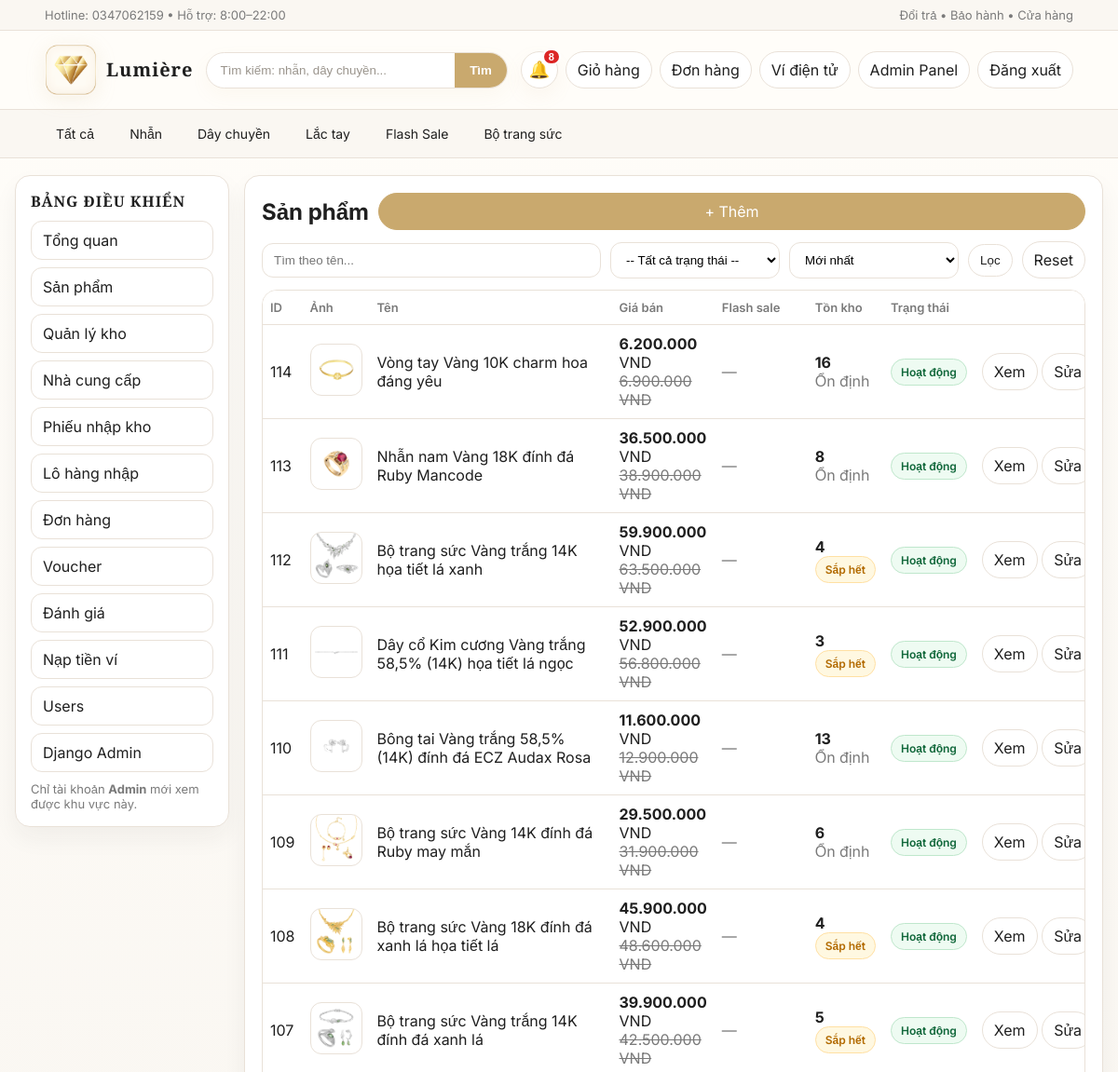
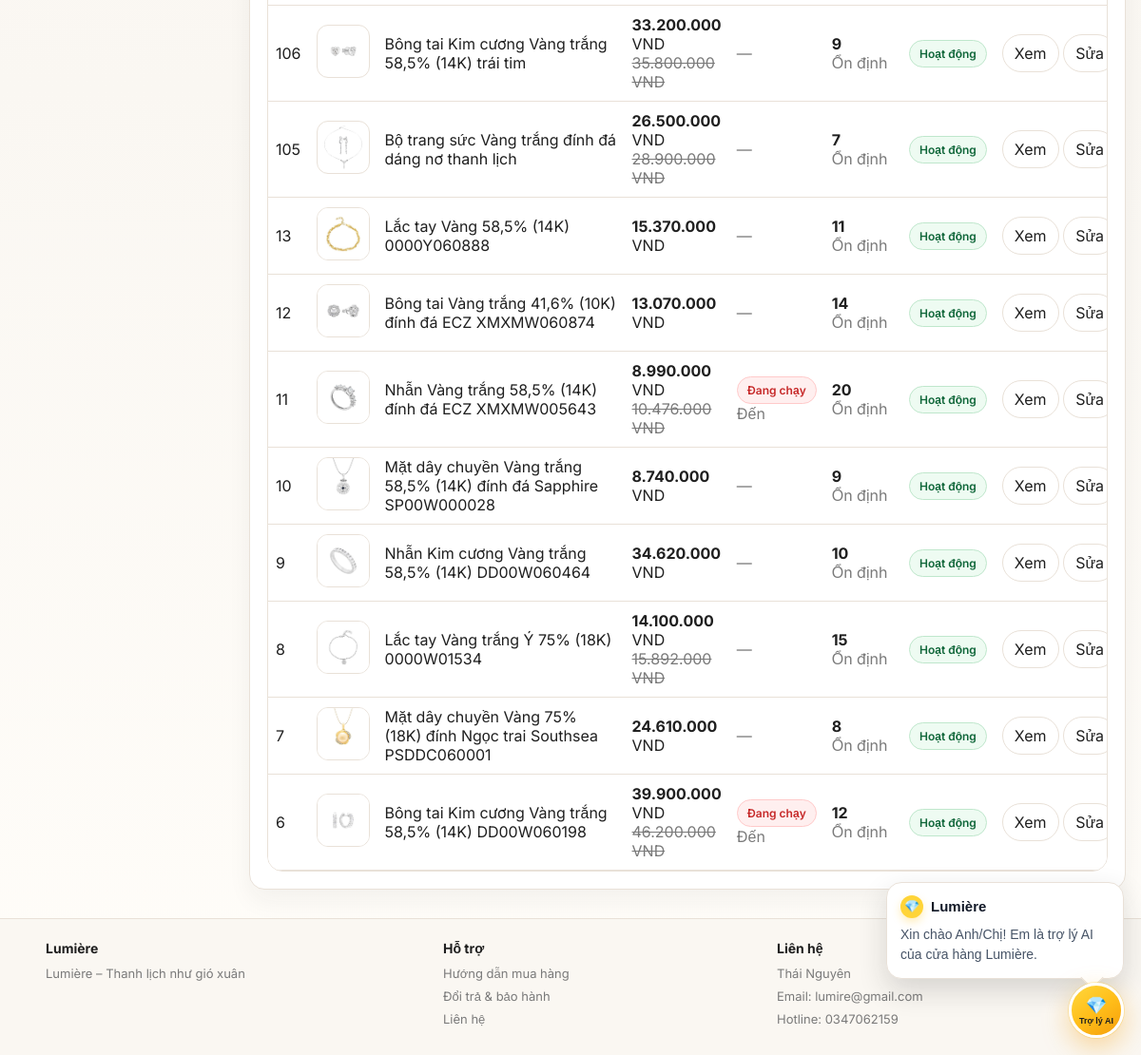
Before: /admin-panel/san-pham/ (signed in) with the older database file (2 pictures, top to bottom).
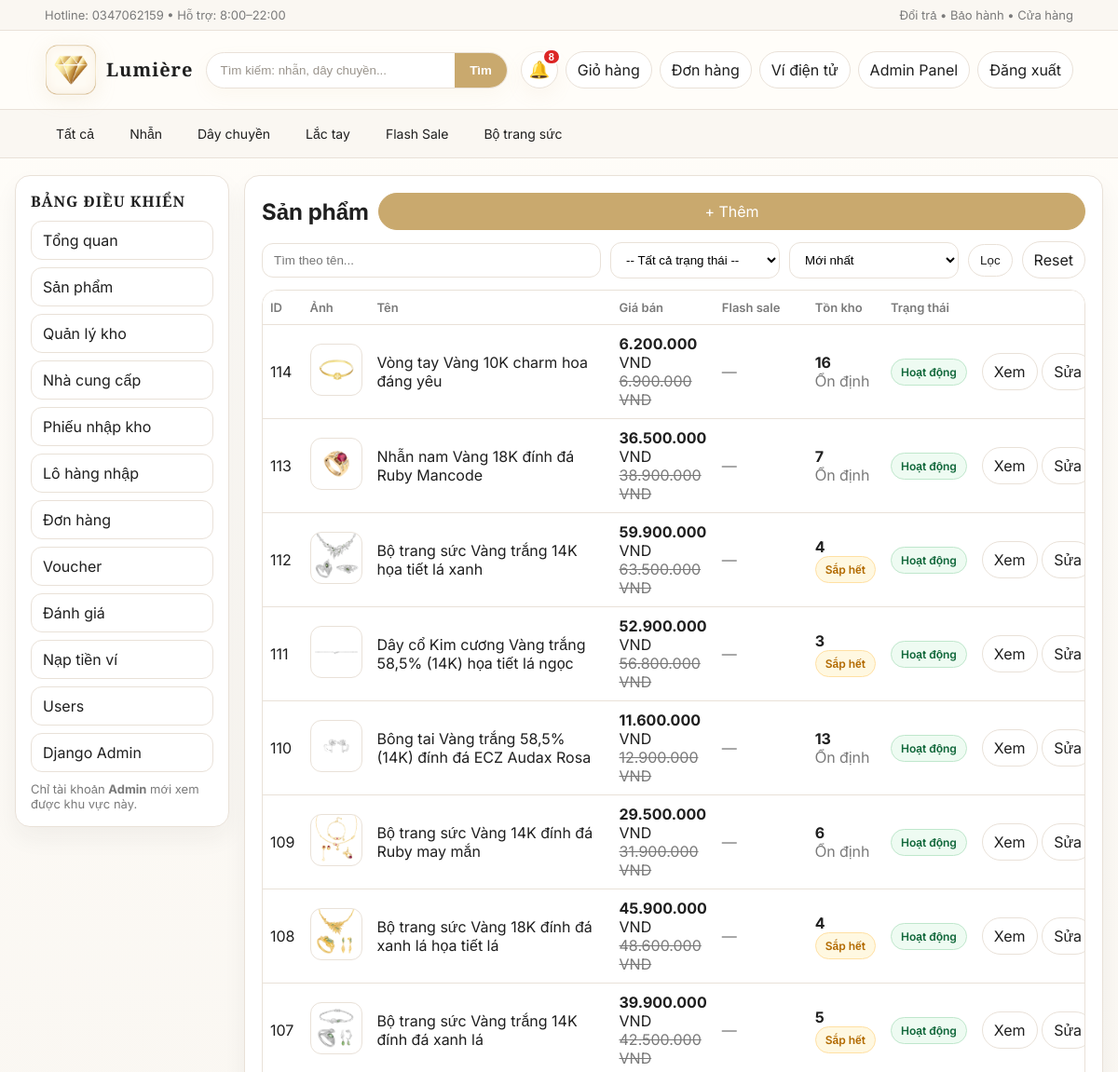
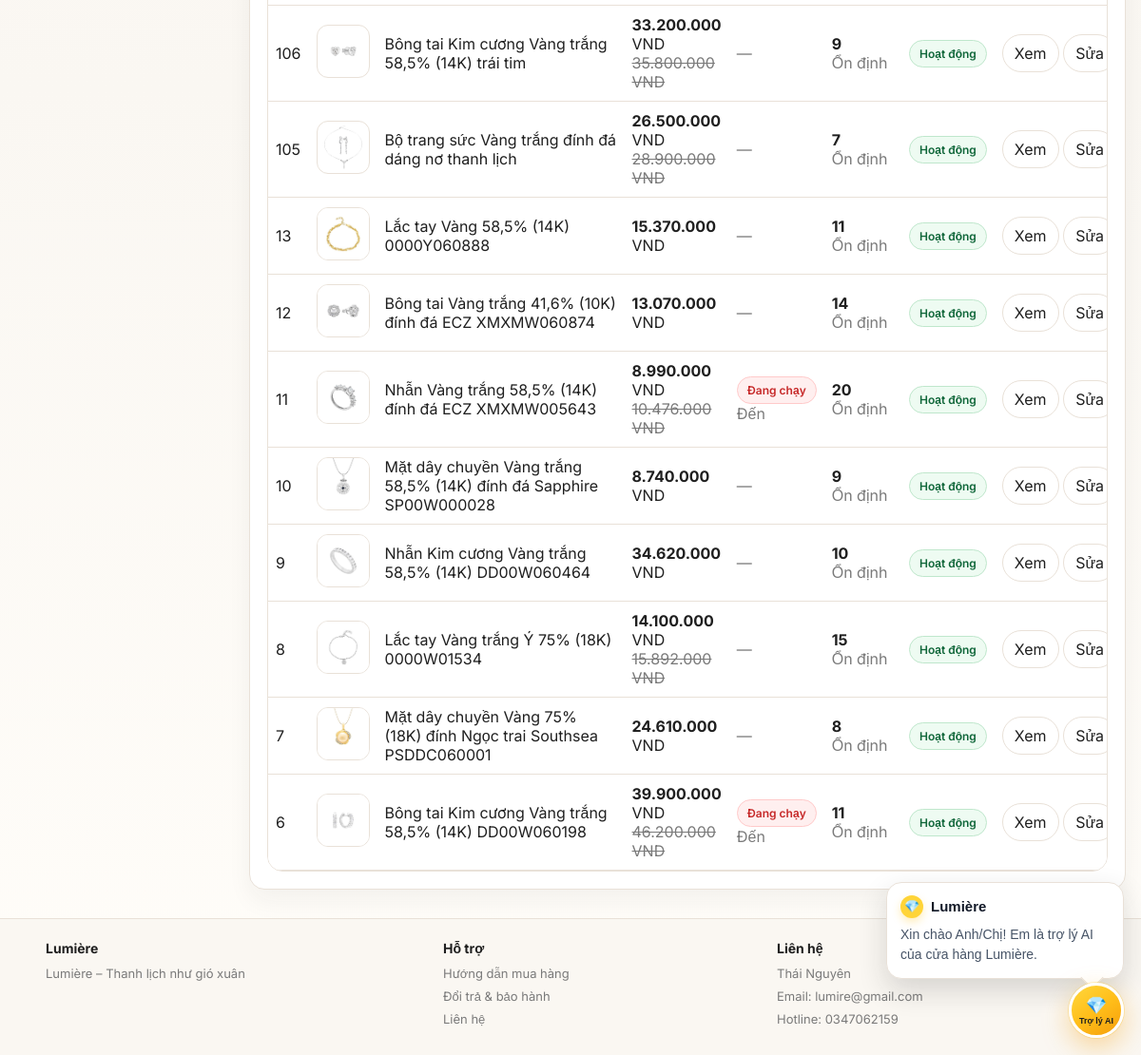
After: the same page with the newer database file (2 pictures, top to bottom).
### shop/models.py (models this page shows, shortened)
class SanPham(models.Model):
    TRANG_THAI = [
        ("active", "Hoạt động"),
        ("inactive", "Ngừng kinh doanh"),
    ]
    ten = models.CharField(max_length=100)
    gia = models.IntegerField(default=0)
    gia_khuyen_mai = models.IntegerField(blank=True, null=True)
    flash_sale_price = models.IntegerField(blank=True, null=True)
    flash_sale_start = models.DateTimeField(blank=True, null=True)
    flash_sale_end = models.DateTimeField(blank=True, null=True)
    anh = models.ImageField(upload_to="sanpham/", blank=True, null=True)
    search_tags = models.CharField(max_length=255, blank=True, default="")
    mo_ta = models.TextField(blank=True, default="")
    ton_kho = models.IntegerField(default=10)
    trang_thai = models.CharField(max_length=20, choices=TRANG_THAI, default="active")
    @property
    def dang_giam_gia(self) -> bool:
        return self.gia_khuyen_mai is not None and int(self.gia_khuyen_mai or 0) > 0 and int(self.gia_khuyen_mai) < int(self.gia or 0)
    @property
    def co_flash_sale_cai_dat(self) -> bool:
        return (
            self.flash_sale_price is not None
            and int(self.flash_sale_price or 0) > 0
            and int(self.flash_sale_price) < int(self.gia or 0)
        )
    @property
    def dang_flash_sale(self) -> bool:
        if not self.co_flash_sale_cai_dat:
            return False
        now = timezone.now()
        if self.flash_sale_start and now < self.flash_sale_start:
            return False
        if self.flash_sale_end and now > self.flash_sale_end:
            return False
        return True
    @property
    def sap_dien_ra_flash_sale(self) -> bool:
        return self.co_flash_sale_cai_dat and self.flash_sale_start is not None and timezone.now() < self.flash_sale_start
    @property
    def gia_hien_tai(self) -> int:
        if self.dang_flash_sale:
            return int(self.flash_sale_price)
        if self.dang_giam_gia:
            return int(self.gia_khuyen_mai)
        return int(self.gia or 0)

### shop/views.py (the view)
# urls.py: path("admin-panel/san-pham/", views.admin_sanpham_list, name="admin_sanpham_list"),
@admin_required
def admin_sanpham_list(request):
    q = request.GET.get("q", "").strip()
    trang_thai = request.GET.get("trang_thai", "").strip()
    sort = request.GET.get("sort", "newest").strip()
    if sort not in PRODUCT_SORTS:
        sort = "newest"
    ds = apply_product_filters(SanPham.objects.all(), q=q, status=trang_thai, sort=sort)
    return render(
        request,
        "admin_sanpham_list.html",
        {"ds": ds, "q": q, "trang_thai": trang_thai, "sort": sort, "sort_choices": PRODUCT_SORT_CHOICES, "trang_thai_choices": SanPham.TRANG_THAI},
    )

### shop/services.py (called while the page is built)
def apply_product_filters(queryset, *, q: str = "", status: str = "", sort: str = "newest"):
    if q:
        queryset = filter_products_accent_insensitive(queryset, q)
    if status in {code for code, _ in SanPham.TRANG_THAI}:
        queryset = queryset.filter(trang_thai=status)
    return queryset.order_by(*PRODUCT_SORTS.get(sort, PRODUCT_SORTS["newest"]))

### shop/templatetags/tien.py (called while the page is built)
@register.filter
def vnd(x):
    try:
        x = int(x)
        return f"{x:,}".replace(",", ".")
    except Exception:
        return x

### templates/admin_sanpham_list.html (shortened to what this page needs)
{% extends "admin_base.html" %}
{% load tien %}
{% block admin_content %}
  <div class="card" style="padding:18px;">
    <div class="row" style="justify-content:space-between;gap:10px;flex-wrap:wrap;">
      <h2 style="margin:0;">Sản phẩm</h2>
      <a class="btn primary" href="{% url 'admin_sanpham_create' %}">+ Thêm</a>
    </div>
    <form method="get" class="filter-bar" style="margin-top:12px;">
      <input class="input" name="q" value="{{ q }}" placeholder="Tìm theo tên...">
      <select class="input" name="trang_thai">
        <option value="">-- Tất cả trạng thái --</option>
      </select>
      <select class="input" name="sort">
        {% for value, label in sort_choices %}
          <option value="{{ value }}" {% if sort == value %}selected{% endif %}>{{ label }}</option>
        {% endfor %}
      </select>
      <button class="btn" type="submit">Lọc</button>
      <a class="btn" href="{% url 'admin_sanpham_list' %}">Reset</a>
    </form>
    <div class="table-wrap" style="margin-top:12px;">
      <table class="tbl">
        <thead>
          <tr>
            <th>ID</th>
            <th>Ảnh</th>
            <th>Tên</th>
            <th>Giá bán</th>
            <th>Flash sale</th>
            <th>Tồn kho</th>
            <th>Trạng thái</th>
            <th></th>
          </tr>
        </thead>
        <tbody>
        {% for sp in ds %}
          <tr>
            <td>{{ sp.id }}</td>
            <td>
              {% if sp.anh %}
                <img src="{{ sp.anh.url }}" alt="" style="width:56px;height:56px;object-fit:cover;border-radius:12px;border:1px solid var(--line);">
              {% else %}
                <span class="muted">—</span>
              {% endif %}
            </td>
            <td style="min-width:260px;">{{ sp.ten }}</td>
            <td>
              {% if sp.dang_flash_sale %}
                <div><b>{{ sp.gia_hien_tai|vnd }}</b> VND</div>
                <div class="muted" style="text-decoration:line-through;">{{ sp.gia|vnd }} VND</div>
              {% elif sp.dang_giam_gia %}
                <div><b>{{ sp.gia_hien_tai|vnd }}</b> VND</div>
                <div class="muted" style="text-decoration:line-through;">{{ sp.gia|vnd }} VND</div>
              {% else %}
                <b>{{ sp.gia|vnd }}</b> VND
              {% endif %}
            </td>
            <td>
              {% if sp.dang_flash_sale %}
                <span class="status" style="background:#ffefef;color:#c62828;border-color:#ffcaca;">Đang chạy</span>
                <div class="muted">Đến {{ sp.flash_sale_end|date:"H:i d/m/Y" }}</div>
              {% elif sp.sap_dien_ra_flash_sale %}
                <span class="status">Sắp diễn ra</span>
              {% elif sp.co_flash_sale_cai_dat %}
                <span class="status">Đã kết thúc</span>
              {% else %}
                <span class="muted">—</span>
              {% endif %}
            </td>
            <td>
              <b>{{ sp.ton_kho }}</b>
              {% if sp.ton_kho <= 0 %}
                <div><span class="status" style="background:#ffefef;color:#c62828;border-color:#ffcaca;">Hết hàng</span></div>
              {% elif sp.ton_kho <= 5 %}
                <div><span class="status" style="background:#fff8e1;color:#b26a00;border-color:#ffe0a3;">Sắp hết</span></div>
              {% else %}
                <div class="muted">Ổn định</div>
              {% endif %}
            </td>
            <td><span class="status status-{{ sp.trang_thai|lower }}">{{ sp.get_trang_thai_display }}</span></td>
            <td style="white-space:nowrap;">
              <a class="btn" href="{% url 'admin_sanpham_detail' sp.id %}">Xem</a>
              <a class="btn" href="{% url 'admin_sanpham_edit' sp.id %}">Sửa</a>
            </td>
          </tr>
        {% empty %}
          <tr><td colspan="8" class="muted">Không có sản phẩm.</td></tr>
        {% endfor %}
        </tbody>
      </table>
    </div>
  </div>
{% endblock %}

### templates/admin_base.html (shortened to what this page needs)
{% extends "base.html" %}
{% block content %}
<div class="admin-wrap">
  <aside class="admin-side card">
    <div class="admin-side-title">BẢNG ĐIỀU KHIỂN</div>
    <div class="admin-nav">
      <a class="admin-link" href="{% url 'admin_dashboard' %}">Tổng quan</a>
      <a class="admin-link" href="{% url 'admin_sanpham_list' %}">Sản phẩm</a>
      <a class="admin-link" href="{% url 'admin_inventory_list' %}">Quản lý kho</a>
      <a class="admin-link" href="{% url 'admin_supplier_list' %}">Nhà cung cấp</a>
      <a class="admin-link" href="{% url 'admin_receipt_list' %}">Phiếu nhập kho</a>
      <a class="admin-link" href="{% url 'admin_batch_list' %}">Lô hàng nhập</a>
      <a class="admin-link" href="{% url 'admin_donhang_list' %}">Đơn hàng</a>
      <a class="admin-link" href="{% url 'admin_voucher_list' %}">Voucher</a>
      <a class="admin-link" href="{% url 'admin_review_list' %}">Đánh giá</a>
      <a class="admin-link" href="{% url 'admin_topup_list' %}">Nạp tiền ví</a>
      <a class="admin-link" href="{% url 'admin_user_list' %}">Users</a>
      <a class="admin-link" href="/admin/" target="_blank">Django Admin</a>
    </div>
    <div class="muted" style="margin-top:10px;font-size:13px;">
      Chỉ tài khoản <b>Admin</b> mới xem được khu vực này.
    </div>
  </aside>
  <section class="admin-main">
    {% block admin_content %}{% endblock %}
  </section>
</div>
{% endblock %}

### templates/base.html (shortened to what this page needs)
{% load static %}
<!DOCTYPE html>
<html>
<head>
  <link rel="stylesheet" href="{% static 'style.css' %}?v=logo2">
</head>
<body>
  <div class="topbar">
    <div class="container">
      <div class="row">
        <div class="muted">Hotline: 0347062159 • Hỗ trợ: 8:00–22:00</div>
        <div class="muted">Đổi trả • Bảo hành • Cửa hàng</div>
      </div>
    </div>
  </div>
  <div class="header">
    <div class="container">
      <div class="row">
        <a class="brand" href="{% url 'home' %}">
          <img class="logo-img" src="{% static 'logo-diamond.png' %}" alt="Logo Lumière">
          <div>
            <div class="title">Lumière</div>
          </div>
        </a>
        <form class="search" method="get" action="{% url 'home' %}">
          <input name="q" placeholder="Tìm kiếm: nhẫn, dây chuyền..." value="{{ request.GET.q|default:'' }}">
          <button type="submit">Tìm</button>
        </form>
        <div class="actions">
          {% if user.is_authenticated %}
            <div class="order-notify" id="orderNotify">
              <button class="notify-bell" id="notifyBell" type="button" aria-label="Thông báo đơn hàng">
                🔔
                <span class="notify-count" id="notifyCount">0</span>
              </button>
            </div>
            <a class="btn" href="{% url 'gio_hang' %}">Giỏ hàng{% if cart_count %} ({{ cart_count }}){% endif %}</a>
            <a class="btn" href="{% url 'ds_don' %}">Đơn hàng</a>
            <a class="btn" href="{% url 'wallet' %}">Ví điện tử</a>
            {% if user.is_staff %}
              <a class="btn" href="{% url 'admin_dashboard' %}">Admin Panel</a>
            {% endif %}
            <a class="btn" href="{% url 'dang_xuat' %}">Đăng xuất</a>
          {% else %}
            <a class="btn" href="{% url 'dang_ky' %}">Đăng ký</a>
            <a class="btn primary" href="{% url 'dang_nhap' %}">Đăng nhập</a>
          {% endif %}
        </div>
      </div>
    </div>
  </div>
  <div class="nav">
    <div class="container">
      <div class="row">
        <a href="{% url 'home' %}">Tất cả</a>
        <a href="{% url 'home' %}?q=Nhẫn">Nhẫn</a>
        <a href="{% url 'home' %}?q=Dây">Dây chuyền</a>
        <a href="{% url 'home' %}?q=Lắc tay">Lắc tay</a>
        <a href="{% url 'flash_sale_products' %}">Flash Sale</a>
        <a href="{% url 'home' %}?q=Bộ trang sức">Bộ trang sức</a>
      </div>
    </div>
  </div>
  <div class="container">
    {% block content %}{% endblock %}
  </div>
  <div class="chatbot-widget" id="chatbotWidget">
    <div class="chatbot-mini-card" id="chatbotMiniCard">
      <div class="chatbot-mini-title">
        <span class="chatbot-avatar-small">💎</span>
        <strong>Lumière</strong>
      </div>
      <div class="chatbot-mini-text">
        Xin chào Anh/Chị! Em là trợ lý AI của cửa hàng Lumière.
      </div>
    </div>
    <button class="chatbot-toggle" id="chatbotToggle" type="button" aria-label="Mở chatbot">
      <span class="chatbot-toggle-icon">💎</span>
      <span class="chatbot-toggle-text">Trợ lý AI</span>
    </button>
  </div>
  <div class="footer">
    <div class="container">
      <div class="cols">
        <div>
          <h3>Lumière</h3>
          <p>Lumière – Thanh lịch như gió xuân</p>
        </div>
        <div>
          <h3>Hỗ trợ</h3>
          <p>Hướng dẫn mua hàng</p>
          <p>Đổi trả & bảo hành</p>
          <p>Liên hệ</p>
        </div>
        <div>
          <h3>Liên hệ</h3>
          <p>Thái Nguyên</p>
          <p>Email: lumire@gmail.com</p>
          <p>Hotline: 0347062159</p>
        </div>
      </div>
    </div>
  </div>
</body>
</html>

### templates/base.html (style rules this page uses)
.chatbot-widget { position:fixed !important; right:18px !important; bottom:18px !important; z-index:99999 !important; font-family:Arial, Helvetica, sans-serif !important; }
.chatbot-mini-card { position:absolute !important; right:0 !important; bottom:62px !important; width:250px !important; padding:13px 14px !important; border-radius:16px !important; background:#fff !important; color:#344054 !important; border:1px solid #e9e1d8 !important; box-shadow:0 12px 30px rgba(31,31,31,.16) !important; cursor:pointer !important; transform-origin:bottom right !important; animation:chatbotMiniIn .25s ease-out !important; line-height:1.4 !important; }
.chatbot-mini-card::after { content:"" !important; position:absolute !important; right:24px !important; bottom:-8px !important; width:16px !important; height:16px !important; background:#fff !important; border-right:1px solid #e9e1d8 !important; border-bottom:1px solid #e9e1d8 !important; transform:rotate(45deg) !important; }
.chatbot-mini-title { display:flex !important; align-items:center !important; gap:8px !important; margin-bottom:7px !important; color:#111827 !important; font-size:15px !important; font-weight:700 !important; }
.chatbot-avatar-small { width:24px !important; height:24px !important; display:inline-grid !important; place-items:center !important; border-radius:50% !important; background:#ffd437 !important; color:#1f1f1f !important; font-size:13px !important; box-shadow:0 4px 10px rgba(255,190,0,.28) !important; flex:0 0 24px !important; }
.chatbot-mini-text { font-size:14px !important; line-height:1.55 !important; color:#475467 !important; margin:0 !important; }
.chatbot-greeting-pulse .chatbot-mini-card { animation:chatbotMiniPulse 1.4s ease-in-out 1 !important; }
.chatbot-toggle { position:relative !important; width:58px !important; height:58px !important; display:flex !important; flex-direction:column !important; align-items:center !important; justify-content:center !important; gap:1px !important; border:3px solid #fff !important; border-radius:50% !important; padding:0 !important; background:linear-gradient(145deg,#ffd83d 0%,#ffbd19 52%,#f59e0b 100%) !important; color:#1f1f1f !important; box-shadow:0 10px 28px rgba(245,158,11,.38),0 0 0 1px rgba(255,193,7,.25) !important; cursor:pointer !important; font-weight:800 !important; transition:transform .18s ease, box-shadow .18s ease !important; overflow:hidden !important; }
.chatbot-toggle-icon { width:24px !important; height:22px !important; display:grid !important; place-items:center !important; font-size:18px !important; line-height:1 !important; }
.chatbot-toggle-text { display:block !important; max-width:48px !important; font-size:9px !important; line-height:1 !important; text-align:center !important; font-weight:900 !important; letter-spacing:0 !important; }
.order-notify { position:relative; display:inline-flex; align-items:center; }
.notify-bell { position:relative; width:40px; height:40px; border-radius:50%; border:1px solid var(--line); background:#fff; cursor:pointer; display:grid; place-items:center; box-shadow:0 8px 20px rgba(201,169,110,.08); transition:all .18s ease; font-size:18px; }
.notify-count { position:absolute; right:-4px; top:-4px; min-width:18px; height:18px; padding:0 5px; border-radius:999px; background:#dc2626; color:#fff; font-size:11px; font-weight:800; display:none; align-items:center; justify-content:center; border:2px solid #fff; }
.notify-count.show { display:flex; }
.topbar, .header, .nav { position:relative; z-index:10020; overflow:visible !important; }
.header .container, .header .row, .actions { overflow:visible !important; }
.order-notify { z-index:10050 !important; }
.header { z-index:10040 !important; }
.nav { z-index:10010 !important; }

Changed rows visible on the page:
changed SanPham "Nhẫn nam Vàng 18K đính đá Ruby Mancode": ton_kho "8" → "7"
changed SanPham "Bông tai Kim cương Vàng trắng 58,5% (14K) DD00W060198": ton_kho "12" → "11"
